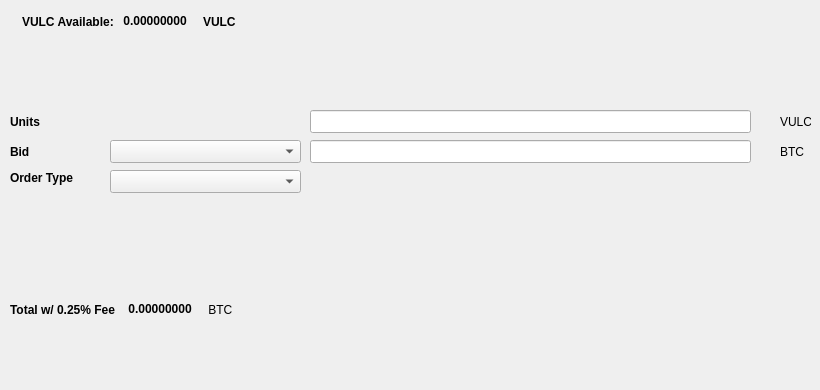
   <widget class="QWidget" name="SellTab">
    <attribute name="title">
     <string>Sell</string>
    </attribute>
    <widget class="QLabel" name="label_16">
     <property name="geometry">
      <rect>
       <x>780</x>
       <y>140</y>
       <width>31</width>
       <height>23</height>
      </rect>
     </property>
     <property name="text">
      <string>BTC</string>
     </property>
    </widget>
    <widget class="QComboBox" name="SellBidcomboBox">
     <property name="geometry">
      <rect>
       <x>110</x>
       <y>140</y>
       <width>191</width>
       <height>23</height>
      </rect>
     </property>
     <property name="font">
      <font>
       <pointsize>10</pointsize>
      </font>
     </property>
    </widget>
    <widget class="QLabel" name="label_18">
     <property name="geometry">
      <rect>
       <x>10</x>
       <y>110</y>
       <width>46</width>
       <height>23</height>
      </rect>
     </property>
     <property name="font">
      <font>
       <weight>75</weight>
       <bold>true</bold>
      </font>
     </property>
     <property name="text">
      <string>Units</string>
     </property>
    </widget>
    <widget class="QtMaterialFlatButton" name="Sell_Max_Amount" native="true">
     <property name="geometry">
      <rect>
       <x>110</x>
       <y>110</y>
       <width>191</width>
       <height>23</height>
      </rect>
     </property>
     <property name="font">
      <font>
       <pointsize>10</pointsize>
      </font>
     </property>
     <property name="text" stdset="0">
      <string>Max</string>
     </property>
    </widget>
    <widget class="QLabel" name="label_20">
     <property name="geometry">
      <rect>
       <x>10</x>
       <y>170</y>
       <width>91</width>
       <height>16</height>
      </rect>
     </property>
     <property name="font">
      <font>
       <weight>75</weight>
       <bold>true</bold>
      </font>
     </property>
     <property name="text">
      <string>Order Type</string>
     </property>
    </widget>
    <widget class="QComboBox" name="SellOrdertypeCombo">
     <property name="geometry">
      <rect>
       <x>110</x>
       <y>170</y>
       <width>191</width>
       <height>23</height>
      </rect>
     </property>
     <property name="font">
      <font>
       <pointsize>10</pointsize>
      </font>
     </property>
    </widget>
    <widget class="QLabel" name="label_21">
     <property name="geometry">
      <rect>
       <x>10</x>
       <y>140</y>
       <width>46</width>
       <height>23</height>
      </rect>
     </property>
     <property name="font">
      <font>
       <weight>75</weight>
       <bold>true</bold>
      </font>
     </property>
     <property name="text">
      <string>Bid</string>
     </property>
    </widget>
    <widget class="QLabel" name="label_22">
     <property name="geometry">
      <rect>
       <x>780</x>
       <y>110</y>
       <width>31</width>
       <height>23</height>
      </rect>
     </property>
     <property name="text">
      <string>VULC</string>
     </property>
    </widget>
    <widget class="QLineEdit" name="UnitsInputVULC">
     <property name="geometry">
      <rect>
       <x>310</x>
       <y>110</y>
       <width>441</width>
       <height>23</height>
      </rect>
     </property>
     <property name="font">
      <font>
       <pointsize>9</pointsize>
       <weight>75</weight>
       <bold>true</bold>
      </font>
     </property>
    </widget>
    <widget class="QLineEdit" name="SellBidPriceEdit">
     <property name="geometry">
      <rect>
       <x>310</x>
       <y>140</y>
       <width>441</width>
       <height>23</height>
      </rect>
     </property>
     <property name="font">
      <font>
       <pointsize>9</pointsize>
       <weight>75</weight>
       <bold>true</bold>
      </font>
     </property>
    </widget>
    <widget class="QtMaterialFlatButton" name="SellVULCBTN" native="true">
     <property name="geometry">
      <rect>
       <x>30</x>
       <y>330</y>
       <width>131</width>
       <height>23</height>
      </rect>
     </property>
     <property name="text" stdset="0">
      <string>Sell VULC</string>
     </property>
     <property name="icon" stdset="0">
      <iconset resource="../vulcano.qrc">
       <normaloff>:/icons/bitcoin</normaloff>:/icons/bitcoin</iconset>
     </property>
    </widget>
    <widget class="QWidget" name="layoutWidget3">
     <property name="geometry">
      <rect>
       <x>22</x>
       <y>12</y>
       <width>258</width>
       <height>19</height>
      </rect>
     </property>
     <layout class="QHBoxLayout" name="horizontalLayout">
      <item>
       <widget class="QLabel" name="label232_2">
        <property name="font">
         <font>
          <weight>75</weight>
          <bold>true</bold>
         </font>
        </property>
        <property name="text">
         <string>VULC Available:</string>
        </property>
       </widget>
      </item>
      <item>
       <widget class="QLabel" name="VULCAvailableLabel">
        <property name="palette">
         <palette>
          <active>
           <colorrole role="WindowText">
            <brush brushstyle="SolidPattern">
             <color alpha="255">
              <red>0</red>
              <green>0</green>
              <blue>0</blue>
             </color>
            </brush>
           </colorrole>
           <colorrole role="Button">
            <brush brushstyle="SolidPattern">
             <color alpha="255">
              <red>0</red>
              <green>170</green>
              <blue>0</blue>
             </color>
            </brush>
           </colorrole>
           <colorrole role="Light">
            <brush brushstyle="SolidPattern">
             <color alpha="255">
              <red>0</red>
              <green>255</green>
              <blue>0</blue>
             </color>
            </brush>
           </colorrole>
           <colorrole role="Midlight">
            <brush brushstyle="SolidPattern">
             <color alpha="255">
              <red>0</red>
              <green>212</green>
              <blue>0</blue>
             </color>
            </brush>
           </colorrole>
           <colorrole role="Dark">
            <brush brushstyle="SolidPattern">
             <color alpha="255">
              <red>0</red>
              <green>85</green>
              <blue>0</blue>
             </color>
            </brush>
           </colorrole>
           <colorrole role="Mid">
            <brush brushstyle="SolidPattern">
             <color alpha="255">
              <red>0</red>
              <green>113</green>
              <blue>0</blue>
             </color>
            </brush>
           </colorrole>
           <colorrole role="Text">
            <brush brushstyle="SolidPattern">
             <color alpha="255">
              <red>0</red>
              <green>170</green>
              <blue>0</blue>
             </color>
            </brush>
           </colorrole>
           <colorrole role="BrightText">
            <brush brushstyle="SolidPattern">
             <color alpha="255">
              <red>255</red>
              <green>255</green>
              <blue>255</blue>
             </color>
            </brush>
           </colorrole>
           <colorrole role="ButtonText">
            <brush brushstyle="SolidPattern">
             <color alpha="255">
              <red>0</red>
              <green>0</green>
              <blue>0</blue>
             </color>
            </brush>
           </colorrole>
           <colorrole role="Base">
            <brush brushstyle="SolidPattern">
             <color alpha="255">
              <red>255</red>
              <green>255</green>
              <blue>255</blue>
             </color>
            </brush>
           </colorrole>
           <colorrole role="Window">
            <brush brushstyle="SolidPattern">
             <color alpha="255">
              <red>0</red>
              <green>170</green>
              <blue>0</blue>
             </color>
            </brush>
           </colorrole>
           <colorrole role="Shadow">
            <brush brushstyle="SolidPattern">
             <color alpha="255">
              <red>0</red>
              <green>0</green>
              <blue>0</blue>
             </color>
            </brush>
           </colorrole>
           <colorrole role="AlternateBase">
            <brush brushstyle="SolidPattern">
             <color alpha="255">
              <red>127</red>
              <green>212</green>
              <blue>127</blue>
             </color>
            </brush>
           </colorrole>
           <colorrole role="ToolTipBase">
            <brush brushstyle="SolidPattern">
             <color alpha="255">
              <red>255</red>
              <green>255</green>
              <blue>220</blue>
             </color>
            </brush>
           </colorrole>
           <colorrole role="ToolTipText">
            <brush brushstyle="SolidPattern">
             <color alpha="255">
              <red>0</red>
              <green>0</green>
              <blue>0</blue>
             </color>
            </brush>
           </colorrole>
          </active>
          <inactive>
           <colorrole role="WindowText">
            <brush brushstyle="SolidPattern">
             <color alpha="255">
              <red>0</red>
              <green>0</green>
              <blue>0</blue>
             </color>
            </brush>
           </colorrole>
           <colorrole role="Button">
            <brush brushstyle="SolidPattern">
             <color alpha="255">
              <red>0</red>
              <green>170</green>
              <blue>0</blue>
             </color>
            </brush>
           </colorrole>
           <colorrole role="Light">
            <brush brushstyle="SolidPattern">
             <color alpha="255">
              <red>0</red>
              <green>255</green>
              <blue>0</blue>
             </color>
            </brush>
           </colorrole>
           <colorrole role="Midlight">
            <brush brushstyle="SolidPattern">
             <color alpha="255">
              <red>0</red>
              <green>212</green>
              <blue>0</blue>
             </color>
            </brush>
           </colorrole>
           <colorrole role="Dark">
            <brush brushstyle="SolidPattern">
             <color alpha="255">
              <red>0</red>
              <green>85</green>
              <blue>0</blue>
             </color>
            </brush>
           </colorrole>
           <colorrole role="Mid">
            <brush brushstyle="SolidPattern">
             <color alpha="255">
              <red>0</red>
              <green>113</green>
              <blue>0</blue>
             </color>
            </brush>
           </colorrole>
           <colorrole role="Text">
            <brush brushstyle="SolidPattern">
             <color alpha="255">
              <red>0</red>
              <green>170</green>
              <blue>0</blue>
             </color>
            </brush>
           </colorrole>
           <colorrole role="BrightText">
            <brush brushstyle="SolidPattern">
             <color alpha="255">
              <red>255</red>
              <green>255</green>
              <blue>255</blue>
             </color>
            </brush>
           </colorrole>
           <colorrole role="ButtonText">
            <brush brushstyle="SolidPattern">
             <color alpha="255">
              <red>0</red>
              <green>0</green>
              <blue>0</blue>
             </color>
            </brush>
           </colorrole>
           <colorrole role="Base">
            <brush brushstyle="SolidPattern">
             <color alpha="255">
              <red>255</red>
              <green>255</green>
              <blue>255</blue>
             </color>
            </brush>
           </colorrole>
           <colorrole role="Window">
            <brush brushstyle="SolidPattern">
             <color alpha="255">
              <red>0</red>
              <green>170</green>
              <blue>0</blue>
             </color>
            </brush>
           </colorrole>
           <colorrole role="Shadow">
            <brush brushstyle="SolidPattern">
             <color alpha="255">
              <red>0</red>
              <green>0</green>
              <blue>0</blue>
             </color>
            </brush>
           </colorrole>
           <colorrole role="AlternateBase">
            <brush brushstyle="SolidPattern">
             <color alpha="255">
              <red>127</red>
              <green>212</green>
              <blue>127</blue>
             </color>
            </brush>
           </colorrole>
           <colorrole role="ToolTipBase">
            <brush brushstyle="SolidPattern">
             <color alpha="255">
              <red>255</red>
              <green>255</green>
              <blue>220</blue>
             </color>
            </brush>
           </colorrole>
           <colorrole role="ToolTipText">
            <brush brushstyle="SolidPattern">
             <color alpha="255">
              <red>0</red>
              <green>0</green>
              <blue>0</blue>
             </color>
            </brush>
           </colorrole>
          </inactive>
          <disabled>
           <colorrole role="WindowText">
            <brush brushstyle="SolidPattern">
             <color alpha="255">
              <red>0</red>
              <green>85</green>
              <blue>0</blue>
             </color>
            </brush>
           </colorrole>
           <colorrole role="Button">
            <brush brushstyle="SolidPattern">
             <color alpha="255">
              <red>0</red>
              <green>170</green>
              <blue>0</blue>
             </color>
            </brush>
           </colorrole>
           <colorrole role="Light">
            <brush brushstyle="SolidPattern">
             <color alpha="255">
              <red>0</red>
              <green>255</green>
              <blue>0</blue>
             </color>
            </brush>
           </colorrole>
           <colorrole role="Midlight">
            <brush brushstyle="SolidPattern">
             <color alpha="255">
              <red>0</red>
              <green>212</green>
              <blue>0</blue>
             </color>
            </brush>
           </colorrole>
           <colorrole role="Dark">
            <brush brushstyle="SolidPattern">
             <color alpha="255">
              <red>0</red>
              <green>85</green>
              <blue>0</blue>
             </color>
            </brush>
           </colorrole>
           <colorrole role="Mid">
            <brush brushstyle="SolidPattern">
             <color alpha="255">
              <red>0</red>
              <green>113</green>
              <blue>0</blue>
             </color>
            </brush>
           </colorrole>
           <colorrole role="Text">
            <brush brushstyle="SolidPattern">
             <color alpha="255">
              <red>0</red>
              <green>85</green>
              <blue>0</blue>
             </color>
            </brush>
           </colorrole>
           <colorrole role="BrightText">
            <brush brushstyle="SolidPattern">
             <color alpha="255">
              <red>255</red>
              <green>255</green>
              <blue>255</blue>
             </color>
            </brush>
           </colorrole>
           <colorrole role="ButtonText">
            <brush brushstyle="SolidPattern">
             <color alpha="255">
              <red>0</red>
              <green>85</green>
              <blue>0</blue>
             </color>
            </brush>
           </colorrole>
           <colorrole role="Base">
            <brush brushstyle="SolidPattern">
             <color alpha="255">
              <red>0</red>
              <green>170</green>
              <blue>0</blue>
             </color>
            </brush>
           </colorrole>
           <colorrole role="Window">
            <brush brushstyle="SolidPattern">
             <color alpha="255">
              <red>0</red>
              <green>170</green>
              <blue>0</blue>
             </color>
            </brush>
           </colorrole>
           <colorrole role="Shadow">
            <brush brushstyle="SolidPattern">
             <color alpha="255">
              <red>0</red>
              <green>0</green>
              <blue>0</blue>
             </color>
            </brush>
           </colorrole>
           <colorrole role="AlternateBase">
            <brush brushstyle="SolidPattern">
             <color alpha="255">
              <red>0</red>
              <green>170</green>
              <blue>0</blue>
             </color>
            </brush>
           </colorrole>
           <colorrole role="ToolTipBase">
            <brush brushstyle="SolidPattern">
             <color alpha="255">
              <red>255</red>
              <green>255</green>
              <blue>220</blue>
             </color>
            </brush>
           </colorrole>
           <colorrole role="ToolTipText">
            <brush brushstyle="SolidPattern">
             <color alpha="255">
              <red>0</red>
              <green>0</green>
              <blue>0</blue>
             </color>
            </brush>
           </colorrole>
          </disabled>
         </palette>
        </property>
        <property name="font">
         <font>
          <weight>75</weight>
          <bold>true</bold>
         </font>
        </property>
        <property name="text">
         <string> 0.00000000 </string>
        </property>
        <property name="textInteractionFlags">
         <set>Qt::LinksAccessibleByMouse|Qt::TextSelectableByKeyboard|Qt::TextSelectableByMouse</set>
        </property>
       </widget>
      </item>
      <item>
       <widget class="QLabel" name="labelVULC">
        <property name="font">
         <font>
          <weight>75</weight>
          <bold>true</bold>
         </font>
        </property>
        <property name="text">
         <string>VULC</string>
        </property>
       </widget>
      </item>
     </layout>
    </widget>
    <widget class="QWidget" name="layoutWidget">
     <property name="geometry">
      <rect>
       <x>10</x>
       <y>300</y>
       <width>268</width>
       <height>19</height>
      </rect>
     </property>
     <layout class="QHBoxLayout" name="horizontalLayout_2">
      <item>
       <widget class="QLabel" name="label_19">
        <property name="font">
         <font>
          <weight>75</weight>
          <bold>true</bold>
         </font>
        </property>
        <property name="text">
         <string>Total w/ 0.25% Fee </string>
        </property>
       </widget>
      </item>
      <item>
       <widget class="QLabel" name="SellCostLabel">
        <property name="palette">
         <palette>
          <active>
           <colorrole role="WindowText">
            <brush brushstyle="SolidPattern">
             <color alpha="255">
              <red>0</red>
              <green>0</green>
              <blue>0</blue>
             </color>
            </brush>
           </colorrole>
           <colorrole role="Button">
            <brush brushstyle="SolidPattern">
             <color alpha="255">
              <red>0</red>
              <green>170</green>
              <blue>0</blue>
             </color>
            </brush>
           </colorrole>
           <colorrole role="Light">
            <brush brushstyle="SolidPattern">
             <color alpha="255">
              <red>0</red>
              <green>255</green>
              <blue>0</blue>
             </color>
            </brush>
           </colorrole>
           <colorrole role="Midlight">
            <brush brushstyle="SolidPattern">
             <color alpha="255">
              <red>0</red>
              <green>212</green>
              <blue>0</blue>
             </color>
            </brush>
           </colorrole>
           <colorrole role="Dark">
            <brush brushstyle="SolidPattern">
             <color alpha="255">
              <red>0</red>
              <green>85</green>
              <blue>0</blue>
             </color>
            </brush>
           </colorrole>
           <colorrole role="Mid">
            <brush brushstyle="SolidPattern">
             <color alpha="255">
              <red>0</red>
              <green>113</green>
              <blue>0</blue>
             </color>
            </brush>
           </colorrole>
           <colorrole role="Text">
            <brush brushstyle="SolidPattern">
             <color alpha="255">
              <red>0</red>
              <green>170</green>
              <blue>0</blue>
             </color>
            </brush>
           </colorrole>
           <colorrole role="BrightText">
            <brush brushstyle="SolidPattern">
             <color alpha="255">
              <red>255</red>
              <green>255</green>
              <blue>255</blue>
             </color>
            </brush>
           </colorrole>
           <colorrole role="ButtonText">
            <brush brushstyle="SolidPattern">
             <color alpha="255">
              <red>0</red>
              <green>0</green>
              <blue>0</blue>
             </color>
            </brush>
           </colorrole>
           <colorrole role="Base">
            <brush brushstyle="SolidPattern">
             <color alpha="255">
              <red>255</red>
              <green>255</green>
              <blue>255</blue>
             </color>
            </brush>
           </colorrole>
           <colorrole role="Window">
            <brush brushstyle="SolidPattern">
             <color alpha="255">
              <red>0</red>
              <green>170</green>
              <blue>0</blue>
             </color>
            </brush>
           </colorrole>
           <colorrole role="Shadow">
            <brush brushstyle="SolidPattern">
             <color alpha="255">
              <red>0</red>
              <green>0</green>
              <blue>0</blue>
             </color>
            </brush>
           </colorrole>
           <colorrole role="AlternateBase">
            <brush brushstyle="SolidPattern">
             <color alpha="255">
              <red>127</red>
              <green>212</green>
              <blue>127</blue>
             </color>
            </brush>
           </colorrole>
           <colorrole role="ToolTipBase">
            <brush brushstyle="SolidPattern">
             <color alpha="255">
              <red>255</red>
              <green>255</green>
              <blue>220</blue>
             </color>
            </brush>
           </colorrole>
           <colorrole role="ToolTipText">
            <brush brushstyle="SolidPattern">
             <color alpha="255">
              <red>0</red>
              <green>0</green>
              <blue>0</blue>
             </color>
            </brush>
           </colorrole>
          </active>
          <inactive>
           <colorrole role="WindowText">
            <brush brushstyle="SolidPattern">
             <color alpha="255">
              <red>0</red>
              <green>0</green>
              <blue>0</blue>
             </color>
            </brush>
           </colorrole>
           <colorrole role="Button">
            <brush brushstyle="SolidPattern">
             <color alpha="255">
              <red>0</red>
              <green>170</green>
              <blue>0</blue>
             </color>
            </brush>
           </colorrole>
           <colorrole role="Light">
            <brush brushstyle="SolidPattern">
             <color alpha="255">
              <red>0</red>
              <green>255</green>
              <blue>0</blue>
             </color>
            </brush>
           </colorrole>
           <colorrole role="Midlight">
            <brush brushstyle="SolidPattern">
             <color alpha="255">
              <red>0</red>
              <green>212</green>
              <blue>0</blue>
             </color>
            </brush>
           </colorrole>
           <colorrole role="Dark">
            <brush brushstyle="SolidPattern">
             <color alpha="255">
              <red>0</red>
              <green>85</green>
              <blue>0</blue>
             </color>
            </brush>
           </colorrole>
           <colorrole role="Mid">
            <brush brushstyle="SolidPattern">
             <color alpha="255">
              <red>0</red>
              <green>113</green>
              <blue>0</blue>
             </color>
            </brush>
           </colorrole>
           <colorrole role="Text">
            <brush brushstyle="SolidPattern">
             <color alpha="255">
              <red>0</red>
              <green>170</green>
              <blue>0</blue>
             </color>
            </brush>
           </colorrole>
           <colorrole role="BrightText">
            <brush brushstyle="SolidPattern">
             <color alpha="255">
              <red>255</red>
              <green>255</green>
              <blue>255</blue>
             </color>
            </brush>
           </colorrole>
           <colorrole role="ButtonText">
            <brush brushstyle="SolidPattern">
             <color alpha="255">
              <red>0</red>
              <green>0</green>
              <blue>0</blue>
             </color>
            </brush>
           </colorrole>
           <colorrole role="Base">
            <brush brushstyle="SolidPattern">
             <color alpha="255">
              <red>255</red>
              <green>255</green>
              <blue>255</blue>
             </color>
            </brush>
           </colorrole>
           <colorrole role="Window">
            <brush brushstyle="SolidPattern">
             <color alpha="255">
              <red>0</red>
              <green>170</green>
              <blue>0</blue>
             </color>
            </brush>
           </colorrole>
           <colorrole role="Shadow">
            <brush brushstyle="SolidPattern">
             <color alpha="255">
              <red>0</red>
              <green>0</green>
              <blue>0</blue>
             </color>
            </brush>
           </colorrole>
           <colorrole role="AlternateBase">
            <brush brushstyle="SolidPattern">
             <color alpha="255">
              <red>127</red>
              <green>212</green>
              <blue>127</blue>
             </color>
            </brush>
           </colorrole>
           <colorrole role="ToolTipBase">
            <brush brushstyle="SolidPattern">
             <color alpha="255">
              <red>255</red>
              <green>255</green>
              <blue>220</blue>
             </color>
            </brush>
           </colorrole>
           <colorrole role="ToolTipText">
            <brush brushstyle="SolidPattern">
             <color alpha="255">
              <red>0</red>
              <green>0</green>
              <blue>0</blue>
             </color>
            </brush>
           </colorrole>
          </inactive>
          <disabled>
           <colorrole role="WindowText">
            <brush brushstyle="SolidPattern">
             <color alpha="255">
              <red>0</red>
              <green>85</green>
              <blue>0</blue>
             </color>
            </brush>
           </colorrole>
           <colorrole role="Button">
            <brush brushstyle="SolidPattern">
             <color alpha="255">
              <red>0</red>
              <green>170</green>
              <blue>0</blue>
             </color>
            </brush>
           </colorrole>
           <colorrole role="Light">
            <brush brushstyle="SolidPattern">
             <color alpha="255">
              <red>0</red>
              <green>255</green>
              <blue>0</blue>
             </color>
            </brush>
           </colorrole>
           <colorrole role="Midlight">
            <brush brushstyle="SolidPattern">
             <color alpha="255">
              <red>0</red>
              <green>212</green>
              <blue>0</blue>
             </color>
            </brush>
           </colorrole>
           <colorrole role="Dark">
            <brush brushstyle="SolidPattern">
             <color alpha="255">
              <red>0</red>
              <green>85</green>
              <blue>0</blue>
             </color>
            </brush>
           </colorrole>
           <colorrole role="Mid">
            <brush brushstyle="SolidPattern">
             <color alpha="255">
              <red>0</red>
              <green>113</green>
              <blue>0</blue>
             </color>
            </brush>
           </colorrole>
           <colorrole role="Text">
            <brush brushstyle="SolidPattern">
             <color alpha="255">
              <red>0</red>
              <green>85</green>
              <blue>0</blue>
             </color>
            </brush>
           </colorrole>
           <colorrole role="BrightText">
            <brush brushstyle="SolidPattern">
             <color alpha="255">
              <red>255</red>
              <green>255</green>
              <blue>255</blue>
             </color>
            </brush>
           </colorrole>
           <colorrole role="ButtonText">
            <brush brushstyle="SolidPattern">
             <color alpha="255">
              <red>0</red>
              <green>85</green>
              <blue>0</blue>
             </color>
            </brush>
           </colorrole>
           <colorrole role="Base">
            <brush brushstyle="SolidPattern">
             <color alpha="255">
              <red>0</red>
              <green>170</green>
              <blue>0</blue>
             </color>
            </brush>
           </colorrole>
           <colorrole role="Window">
            <brush brushstyle="SolidPattern">
             <color alpha="255">
              <red>0</red>
              <green>170</green>
              <blue>0</blue>
             </color>
            </brush>
           </colorrole>
           <colorrole role="Shadow">
            <brush brushstyle="SolidPattern">
             <color alpha="255">
              <red>0</red>
              <green>0</green>
              <blue>0</blue>
             </color>
            </brush>
           </colorrole>
           <colorrole role="AlternateBase">
            <brush brushstyle="SolidPattern">
             <color alpha="255">
              <red>0</red>
              <green>170</green>
              <blue>0</blue>
             </color>
            </brush>
           </colorrole>
           <colorrole role="ToolTipBase">
            <brush brushstyle="SolidPattern">
             <color alpha="255">
              <red>255</red>
              <green>255</green>
              <blue>220</blue>
             </color>
            </brush>
           </colorrole>
           <colorrole role="ToolTipText">
            <brush brushstyle="SolidPattern">
             <color alpha="255">
              <red>0</red>
              <green>0</green>
              <blue>0</blue>
             </color>
            </brush>
           </colorrole>
          </disabled>
         </palette>
        </property>
        <property name="font">
         <font>
          <weight>75</weight>
          <bold>true</bold>
         </font>
        </property>
        <property name="autoFillBackground">
         <bool>false</bool>
        </property>
        <property name="text">
         <string> 0.00000000</string>
        </property>
        <property name="textInteractionFlags">
         <set>Qt::LinksAccessibleByMouse|Qt::TextSelectableByMouse</set>
        </property>
       </widget>
      </item>
      <item>
       <widget class="QLabel" name="label_17">
        <property name="font">
         <font>
          <weight>50</weight>
          <bold>false</bold>
         </font>
        </property>
        <property name="text">
         <string> BTC</string>
        </property>
       </widget>
      </item>
     </layout>
    </widget>
    <widget class="QLabel" name="label_23">
     <property name="geometry">
      <rect>
       <x>460</x>
       <y>300</y>
       <width>281</width>
       <height>81</height>
      </rect>
     </property>
     <property name="text">
      <string/>
     </property>
     <property name="pixmap">
      <pixmap>:/images/bittrex</pixmap>
     </property>
    </widget>
   </widget>
